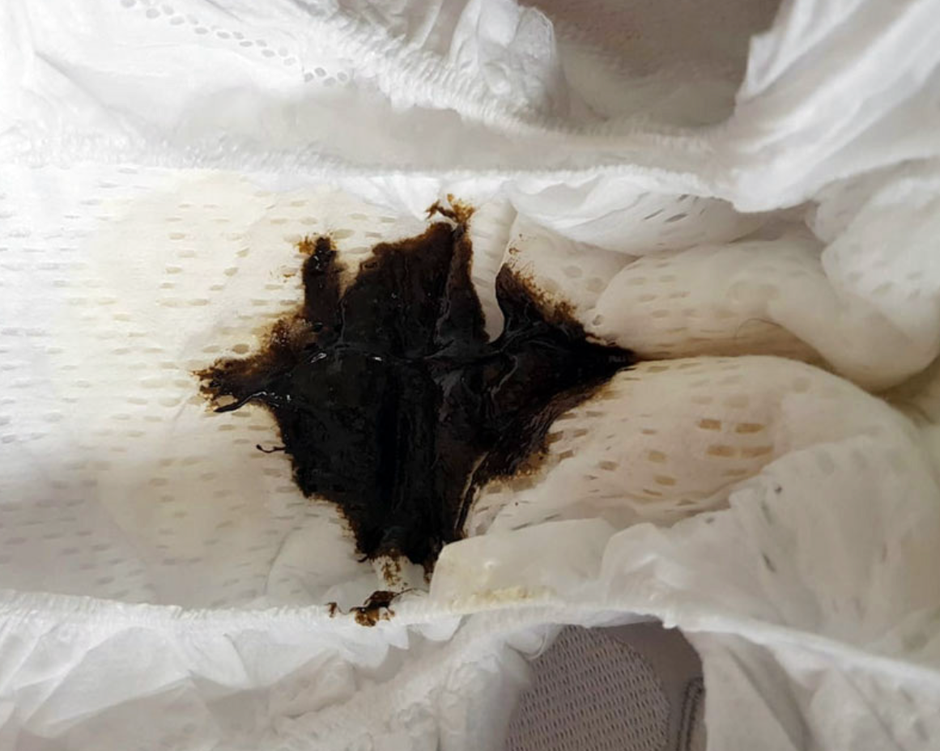
#> input picture data/11.png, 940 x 751 px, shrunk from 1161 x 928 before the run
$ python GrayWorld_Algorithmn.py
#> lines starting #> are read from the running program, lines starting #| are printed output that depends on the picture
#> further down, image is the input picture: shape (751, 940, 3); mean B, G, R 148.2, 157.1, 163.5
import cv2
import numpy as np

def white_balance_grayworld(img):
    # 이미지의 각 채널 평균을 계산
    avg_color_per_row = np.average(img, axis=0)
#> avg_color_per_row = 940 rows, first 8: [215.4, 217, 218.2], [215.3, 216.9, 218.1], [215.1, 216.7, 218], [215, 216.6, 218], [214.8, 216.4, 217.8], [214.7, 216.3, 217.7], [214.6, 216.2, 217.7], [214.6, 216.3, 217.7]
    avg_color = np.average(avg_color_per_row, axis=0)
#> avg_color = [148.2, 157.1, 163.5]
    avg_rgb = np.mean(avg_color)
#> avg_rgb = 156.3

    # 각 채널에 대한 스케일 비율을 계산
    scale = avg_rgb / avg_color
#> scale = [1.05, 0.995, 0.956]

    # 조정된 채널 값을 가진 새 이미지 생성
    balanced_img = np.zeros_like(img)
    for i in range(3):
        balanced_img[:, :, i] = img[:, :, i] * scale[i]
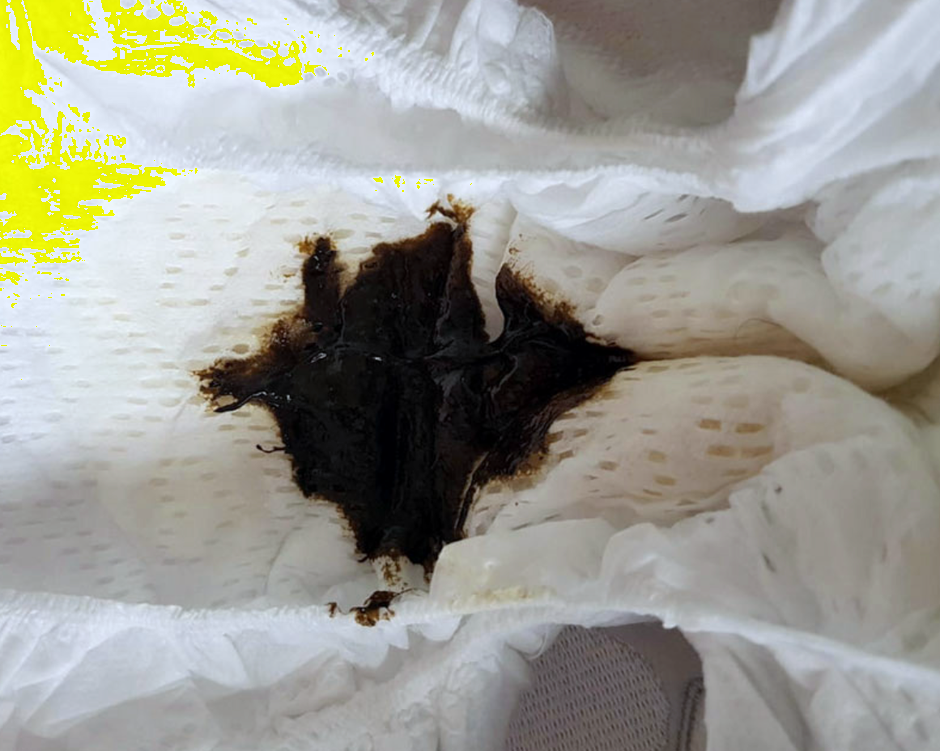
#> balanced_img: shape (751, 940, 3); mean B, G, R 146, 155.8, 155.8

    # 값이 0-255 범위를 벗어나지 않도록 조정
    balanced_img = np.clip(balanced_img, 0, 255).astype(np.uint8)
    return balanced_img

# 이미지 불러오기 및 화이트 밸런스 조정
image = cv2.imread('../data/11.png')  # 이미지 경로 수정
white_balanced_image = white_balance_grayworld(image)

# 결과 이미지 표시
cv2.imshow('Original Image', image)
cv2.imshow('White Balanced Image', white_balanced_image)
cv2.waitKey(0)
cv2.destroyAllWindows()

$ run again, with data/1.png copied over data/11.png
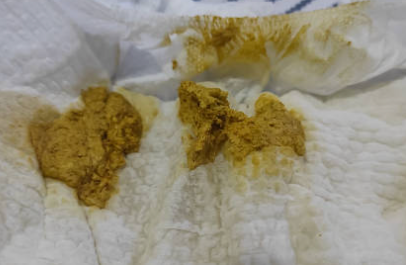
#> input picture data/1.png, 406 x 265 px
#> image is the input picture: shape (265, 406, 3); mean B, G, R 122.9, 144.1, 151.4
#> avg_color_per_row = 406 rows, first 8: [152.9, 156.9, 160.1], [152.9, 157, 160.3], [152.7, 157.1, 160.3], [152.6, 157.2, 160.5], [152.7, 157.5, 160.7], [153, 157.8, 161], [153.3, 158, 161.2], [153.6, 158.2, 161.3]
#> avg_color = [122.9, 144.1, 151.4]
#> avg_rgb = 139.5
#> scale = [1.13, 0.968, 0.921]
#> after the loop in white_balance_grayworld, `for i in range(3):`:
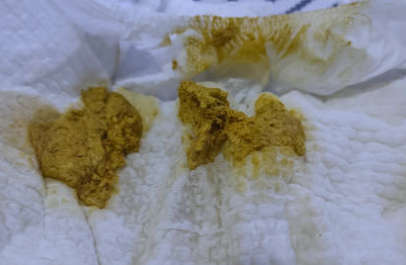
#> balanced_img: shape (265, 406, 3); mean B, G, R 139, 139, 139

$ run again, with data/10.png copied over data/11.png
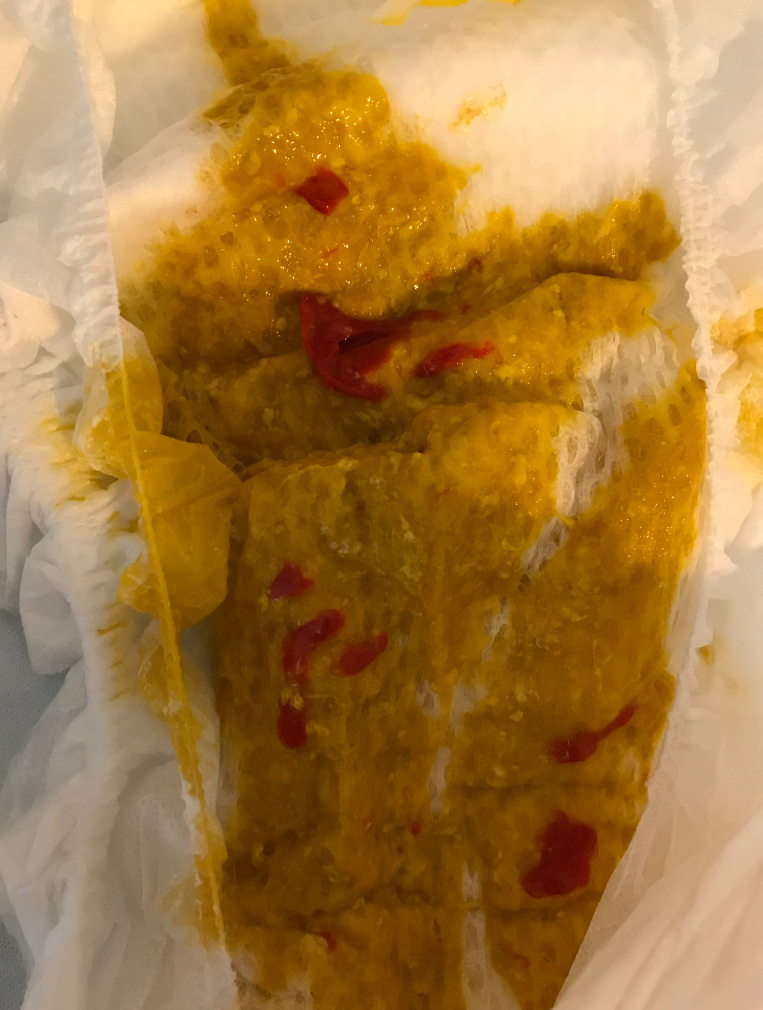
#> input picture data/10.png, 763 x 1010 px
#> image is the input picture: shape (1010, 763, 3); mean B, G, R 60.2, 122.2, 165.5
#> avg_color_per_row = 763 rows, first 8: [131.6, 152.3, 168.5], [131.6, 152.3, 168.6], [131.4, 152.1, 168.5], [131.1, 151.8, 168.1], [130.9, 151.7, 168.1], [130.8, 151.6, 168.2], [131.3, 151.9, 168.6], [132.1, 153, 169.6]
#> avg_color = [60.2, 122.2, 165.5]
#> avg_rgb = 116
#> scale = [1.93, 0.949, 0.701]
#> after the loop in white_balance_grayworld, `for i in range(3):`:
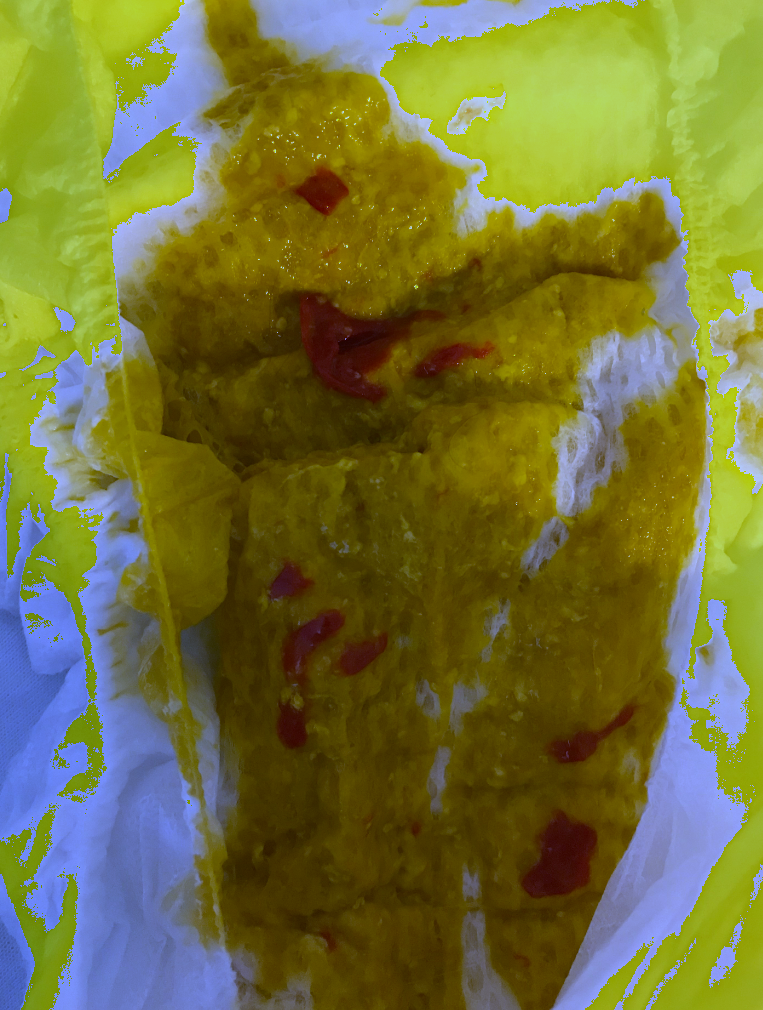
#> balanced_img: shape (1010, 763, 3); mean B, G, R 57.5, 115.5, 115.5

$ run again, with data/12.png copied over data/11.png
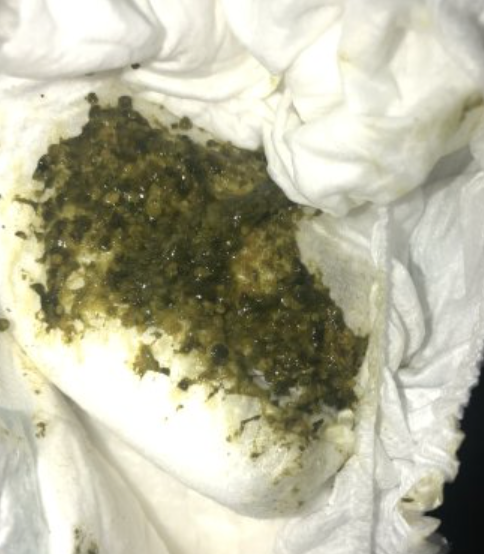
#> input picture data/12.png, 484 x 554 px
#> image is the input picture: shape (554, 484, 3); mean B, G, R 158.8, 181.1, 182.9
#> avg_color_per_row = 484 rows, first 8: [204.7, 221.9, 223], [206, 223.8, 224.9], [206.6, 225.1, 226.1], [207.1, 226.1, 227.1], [207.7, 227.3, 228.3], [207.7, 227.8, 228.9], [207.5, 228.1, 229.1], [207.1, 228, 229]
#> avg_color = [158.8, 181.1, 182.9]
#> avg_rgb = 174.3
#> scale = [1.1, 0.962, 0.953]
#> after the loop in white_balance_grayworld, `for i in range(3):`:
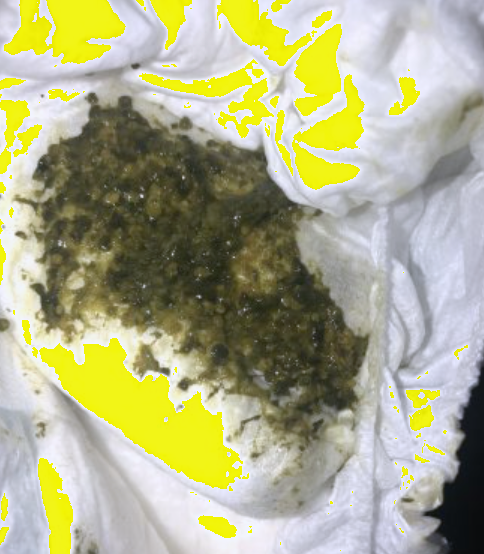
#> balanced_img: shape (554, 484, 3); mean B, G, R 137.5, 173.8, 173.8
